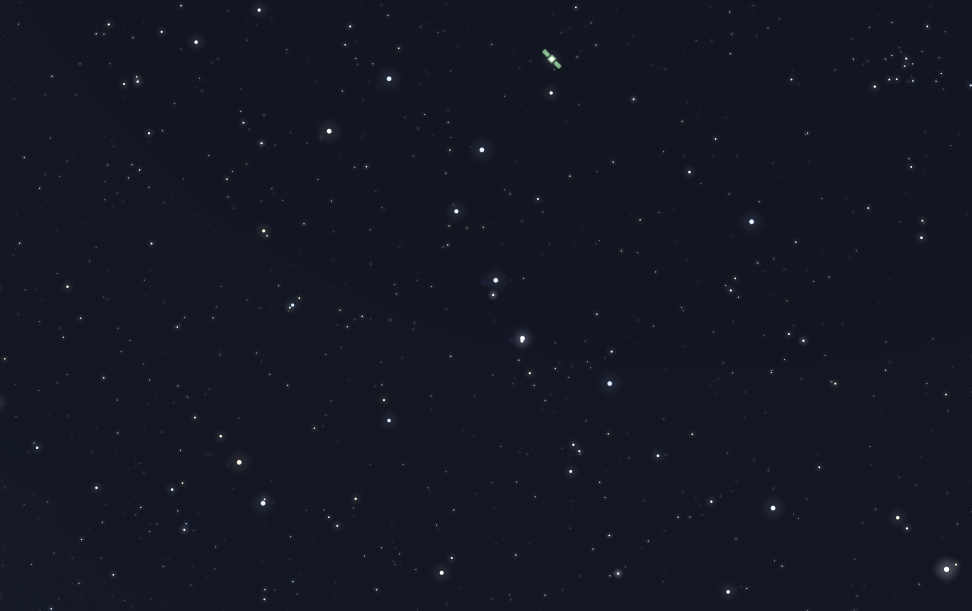
#> input picture Intro_To_Space_1/imgs/ST_db1.png, 1944 x 1222 px (shown at 1/2 size)
$ python star_matcher.py
#> lines starting #> are read from the running program, lines starting #| are printed output that depends on the picture; after the words box and inside, x2 and y2 are one past the last pixel; in counts of white or black regions, pixels touching at a corner belong together
### Intro_To_Space_1/ransac_line_fit.py
import numpy as np
import random

def ransac_line_fit(stars, iterations=500, threshold=5):
    best_line = None
    best_inliers = []

    for _ in range(iterations):
        sample = random.sample(stars, 2)
        (x1, y1) = sample[0][:2]
        (x2, y2) = sample[1][:2]

        if x1 == x2 and y1 == y2:
            continue

        # line equation: ax + by + c = 0
        a = y2 - y1
        b = x1 - x2
        c = x2*y1 - x1*y2

        inliers = []
        for star in stars:
            x0, y0 = star[:2]
            dist = abs(a*x0 + b*y0 + c) / (np.sqrt(a**2 + b**2) + 1e-6)
            if dist < threshold:
                inliers.append(star)

        if len(inliers) > len(best_inliers):
            best_line = (a, b, c)
            best_inliers = inliers

    return best_line, best_inliers

### Intro_To_Space_1/display_imgs.py
import cv2
import numpy as np

def show_data(src_pts, dst_pts, line1_pts, line1, line2_pts, line2, matches, img1, img2):
    """
    Visualize matched stars and lines on both images.
    """
    img1 = img1.copy()
    img2 = img2.copy()

    # Draw points on lines
    for x, y, *_ in line1_pts:
        cv2.circle(img1, (int(x), int(y)), 3, (0, 255, 0), -1)

    for x, y, *_ in line2_pts:
        cv2.circle(img2, (int(x), int(y)), 3, (0, 255, 0), -1)

    # Draw match lines between stars
    combined = np.hstack((img1, img2))
    h, w = img1.shape[:2]

    for (src, dst) in matches:
        x1, y1 = src
        x2, y2 = dst
        cv2.line(combined, (int(x1), int(y1)), (int(x2 + w), int(y2)), (255, 0, 255), 1)

    # Draw source sample points
    for x, y, *_ in src_pts:
        cv2.circle(combined, (int(x), int(y)), 5, (255, 255, 0), 2)

    for x, y, *_ in dst_pts:
        cv2.circle(combined, (int(x + w), int(y)), 5, (255, 255, 0), 2)

    cv2.imshow("Matched Stars (Left=Image1, Right=Image2)", combined)
    cv2.waitKey(0)
    cv2.destroyAllWindows()

### Intro_To_Space_1/star_matcher.py
import os
import random
import numpy as np
import cv2
from PIL import Image
from pillow_heif import register_heif_opener
from ransac_line_fit import ransac_line_fit
from display_imgs import show_data

# === Helper Functions ===
def triangle_side_ratios(tri):
    def dist(p1, p2):
        return np.linalg.norm(np.array(p1) - np.array(p2))

    a = dist(tri[0], tri[1])
    b = dist(tri[1], tri[2])
    c = dist(tri[2], tri[0])
    sides = sorted([a, b, c])
    return [sides[1]/sides[0], sides[2]/sides[1]]  # ratio1, ratio2

def load_stars_from_txt(path, with_ids=False):
    """
    Load stars from a .txt file (with or without IDs).
    """
    stars = []
    with open(path, 'r') as f:
        lines = f.readlines()[1:]  # Skip header
        for line in lines:
            parts = line.strip().split(',')
            if with_ids and len(parts) == 5:
                try:
                    id_ = int(parts[0].strip())
                    x = int(parts[1].strip())
                    y = int(parts[2].strip())
                    r = int(parts[3].strip())
                    b = int(parts[4].strip())
                    stars.append((id_, x, y, r, b))
                except:
                    continue
            elif not with_ids and len(parts) == 4:
                try:
                    x = int(parts[0].strip())
                    y = int(parts[1].strip())
                    r = int(parts[2].strip())
                    b = int(parts[3].strip())
                    stars.append((x, y, r, b))
                except:
                    continue
    return stars

def compute_affine_transform(src_pts, dst_pts):
    """
    Given 3 points from each image, compute the affine transformation matrix.
    """
    src_pts = np.float32(src_pts)
    dst_pts = np.float32(dst_pts)
    transform = cv2.getAffineTransform(src_pts, dst_pts)

    def apply_transform(point):
        pt = np.dot(transform, np.array([point[0], point[1], 1]))
        return int(pt[0]), int(pt[1])

    return apply_transform

def find_closest_star(stars, target_point, max_distance=20):
    """
    Find the closest star to the given point based only on x,y distance.
    """
    best_match = None
    best_dist = float("inf")
    for star in stars:
        x = star[1] if len(star) == 5 else star[0]
        y = star[2] if len(star) == 5 else star[1]
        dist = np.sqrt((x - target_point[0])**2 + (y - target_point[1])**2)
        if dist < best_dist and dist <= max_distance:
            best_dist = dist
            best_match = star
    return best_match

def count_inliers(stars1, stars2, transform_fn, max_distance=20):
    """
    Count how many stars from stars1 are correctly mapped to stars2 within max_distance.
    """
    count = 0
    matches = {}

    for star in stars1:
        x = star[1] if len(star) == 5 else star[0]
        y = star[2] if len(star) == 5 else star[1]
        mapped_point = transform_fn((x, y))
        matched_star = find_closest_star(stars2, mapped_point, max_distance)
        matches[matched_star] = matches.get(matched_star, 0) + 1
        if matched_star is not None and matches[matched_star] <= 1:
            count += 1

    return count

def compute_matching_ratio(stars1, stars2, inlier_count):
    return inlier_count / min(len(stars1), len(stars2))

# === Main Matching Function ===

def match_stars(stars1, stars2, iterations=10000, max_distance=20, min_inliers_threshold=3, min_match_ratio=0.3):
    """
    Robust star matching using affine transformation and inlier verification.
    Matches based on (x, y) locations only, with filtering and validation.
    """
    if len(stars1) < 3 or len(stars2) < 3:
        raise ValueError("Not enough stars for matching.")

    # === Filter top 50 brightest stars ===
    stars1 = sorted(stars1, key=lambda s: s[4] if len(s) == 5 else 0, reverse=True)[:50]
    stars2 = sorted(stars2, key=lambda s: s[4] if len(s) == 5 else 0, reverse=True)[:50]

    # === Fit dominant lines via RANSAC ===
    line1, line_pts1 = ransac_line_fit(stars1)
    line2, line_pts2 = ransac_line_fit(stars2)

    if len(line_pts1) > 16:
        line_pts1 = random.sample(line_pts1, 16)
    if len(line_pts2) > 16:
        line_pts2 = random.sample(line_pts2, 16)

    best_transform = None
    best_inliers = -1
    best_s1 = None
    best_s2 = None
    tried = set()

    for _ in range(iterations):
        if len(line_pts1) < 3 or len(line_pts2) < 3:
            break

        s1 = tuple(random.sample(line_pts1, 3))
        s2 = tuple(random.sample(line_pts2, 3))

        key = (frozenset(s1), frozenset(s2))
        if key in tried:
            continue
        tried.add(key)

        src_pts = [(p[1], p[2]) if len(p) == 5 else (p[0], p[1]) for p in s1]
        dst_pts = [(p[1], p[2]) if len(p) == 5 else (p[0], p[1]) for p in s2]

        # Triangle consistency check
        ratios1 = triangle_side_ratios(src_pts)
        ratios2 = triangle_side_ratios(dst_pts)
        if any(abs(r1 - r2) > 0.25 for r1, r2 in zip(ratios1, ratios2)):
            continue

        transform_fn = compute_affine_transform(src_pts, dst_pts)
        inliers = count_inliers(line_pts1, line_pts2, transform_fn, max_distance=max_distance)

        if inliers > best_inliers:
            best_inliers = inliers
            best_transform = transform_fn
            best_s1 = s1
            best_s2 = s2

        if best_inliers >= min(len(line_pts1), len(line_pts2)) * 0.9:
            break

    # Accept best match even if under threshold (but warn)
    if best_transform is None:
        print("No valid transformation found.")
        return [], [], [], line1, line_pts1, line2, line_pts2, 0.0

    match_ratio = compute_matching_ratio(line_pts1, line_pts2, best_inliers)

    if best_inliers < min_inliers_threshold or match_ratio < min_match_ratio:
        print(f"⚠️ Weak match accepted: {best_inliers} inliers, ratio = {match_ratio:.2f}")

    mapped_stars = []
    for star in line_pts1:
        x = star[1] if len(star) == 5 else star[0]
        y = star[2] if len(star) == 5 else star[1]
        mapped = best_transform((x, y))
        mapped_stars.append([(x, y), mapped])

    return mapped_stars, best_s1, best_s2, line1, line_pts1, line2, line_pts2, match_ratio

def save_matches(filepath, mapped_stars, image_size, match_ratio=None):
    os.makedirs(os.path.dirname(filepath), exist_ok=True)
    with open(filepath, "w") as f:
        f.write("source , destination\n")
        for src, dst in mapped_stars:
            if 0 <= dst[0] < image_size[0] and 0 <= dst[1] < image_size[1]:
                f.write(f"{src} , {dst}\n")
            else:
                f.write(f"{src} , no matching\n")
        if match_ratio is not None:
            f.write(f"\nMatching Ratio: {match_ratio:.4f}")

# === Main Execution (Optional for test) ===

if __name__ == "__main__":
    register_heif_opener()
#> (this line was passed over: pillow_heif is not available in this run)

    size = (600, 600)
    stars1_path = './star_detection_results/stars_ST_db1.txt'
    stars2_path = './star_detection_results/stars_ST_db2.txt'
    image1_path = './imgs/ST_db1.png'
    image2_path = './imgs/ST_db2.png'
    output_path = './star_matching_results/matches.txt'

    stars1 = load_stars_from_txt(stars1_path, with_ids=True)
#> (reads Intro_To_Space_1/star_detection_results/stars_ST_db1.txt from the repository)
    stars2 = load_stars_from_txt(stars2_path, with_ids=True)
#> (reads Intro_To_Space_1/star_detection_results/stars_ST_db2.txt from the repository)

    mapped_stars, src_pts, dst_pts, line1, pts1, line2, pts2, ratio = match_stars(stars1, stars2)

    save_matches(output_path, mapped_stars, size, ratio)

    img1 = np.array(Image.open(image1_path).resize(size).convert("RGB"))
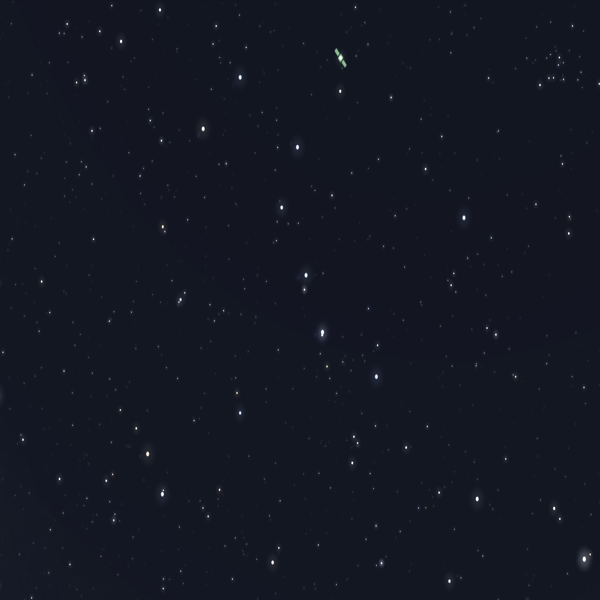
#> img1: shape (600, 600, 3); mean R, G, B 19.6, 23.3, 34.4
    img2 = np.array(Image.open(image2_path).resize(size).convert("RGB"))
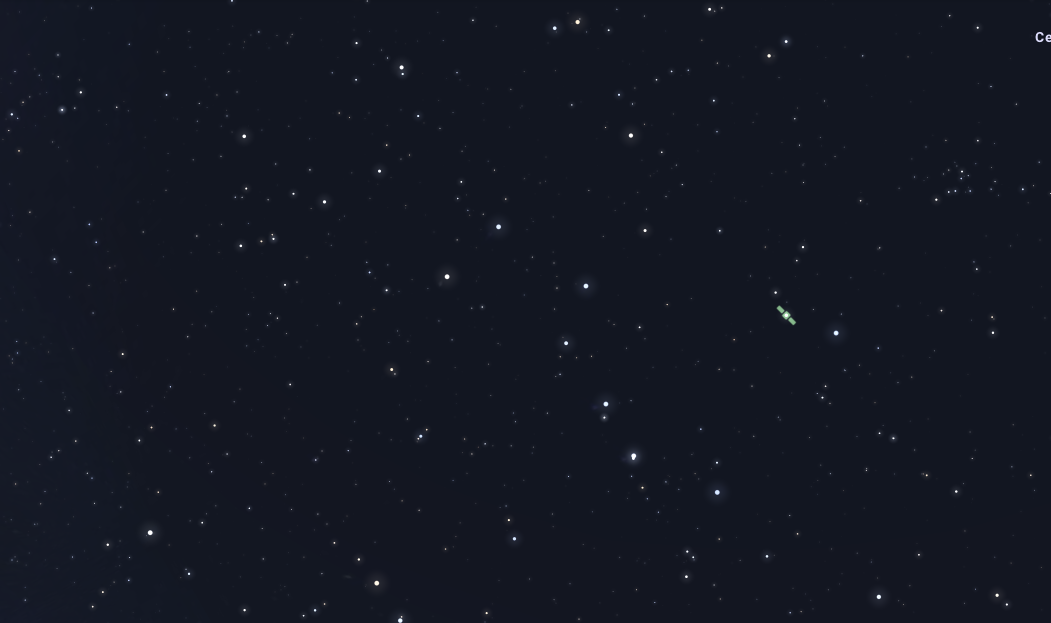
#> input picture Intro_To_Space_1/imgs/ST_db2.png, 2102 x 1246 px (shown at 1/2 size)

    show_data(src_pts, dst_pts, pts1, line1, pts2, line2, mapped_stars, img1, img2)
#> after the loop in show_data, `for x, y, *_ in line1_pts:`:
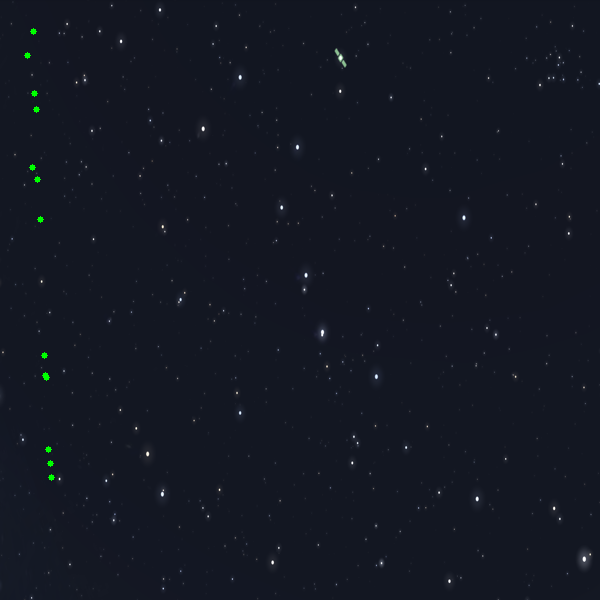
#> img1: shape (600, 600, 3); 0.1% of pixels changed, all inside (x1, y1, x2, y2) = (24, 28, 55, 481); drawn as R, G, B
#> after the loop in show_data, `for x, y, *_ in line2_pts:`:
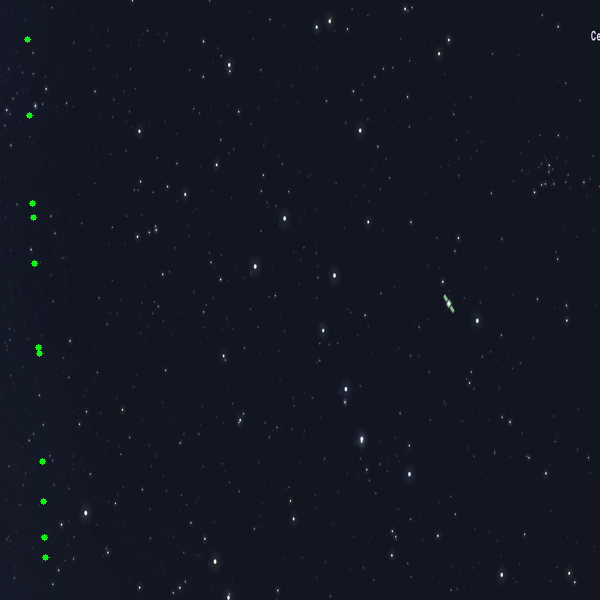
#> img2: shape (600, 600, 3); mean of channels 0, 1, 2 19.1, 23.2, 34.2; drawn as R, G, B
#> in show_data, `combined = np.hstack((img1, img2))`:
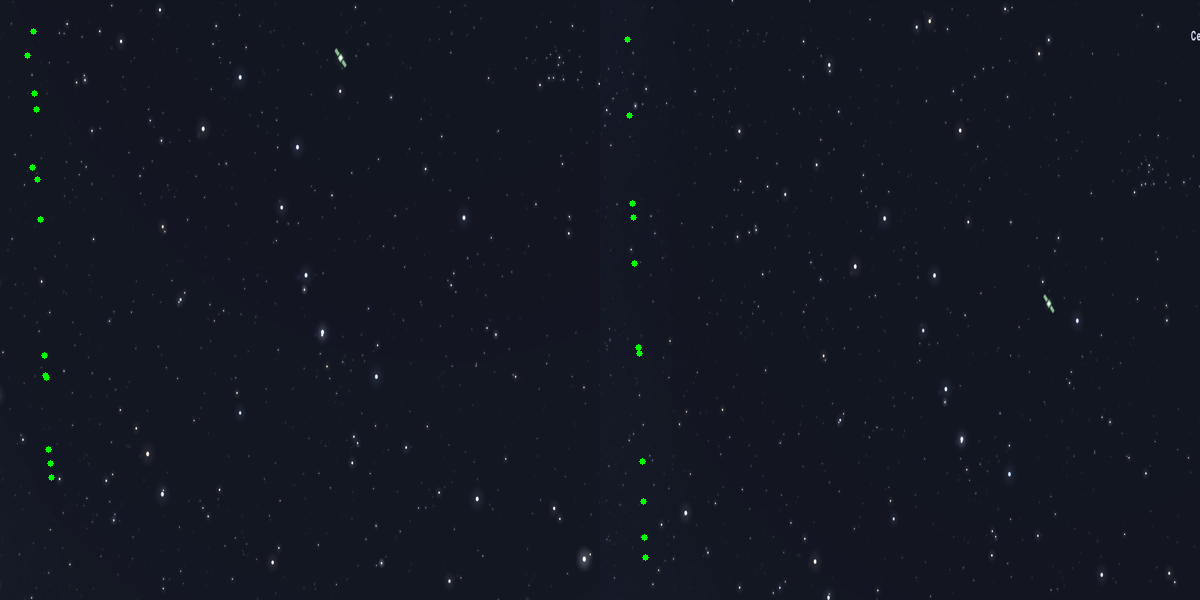
#> combined: shape (600, 1200, 3); mean of channels 0, 1, 2 19.3, 23.4, 34.3; drawn as R, G, B
#> after the loop in show_data, `for (src, dst) in matches:`:
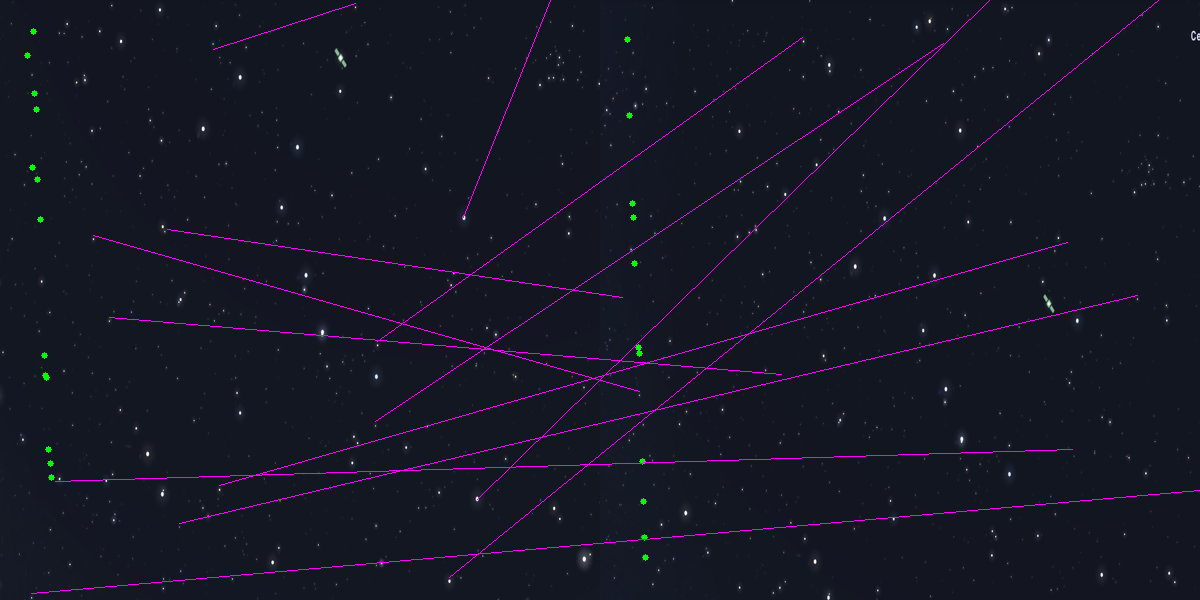
#> combined: shape (600, 1200, 3); 1.14% of pixels changed, all inside (x1, y1, x2, y2) = (31, 0, 1200, 594); drawn as R, G, B
#> after the loop in show_data, `for x, y, *_ in src_pts:`: combined: shape (600, 1200, 3); 0.04% of pixels changed, all inside (x1, y1, x2, y2) = (28, 87, 53, 384)
#> after the loop in show_data, `for x, y, *_ in dst_pts:`:
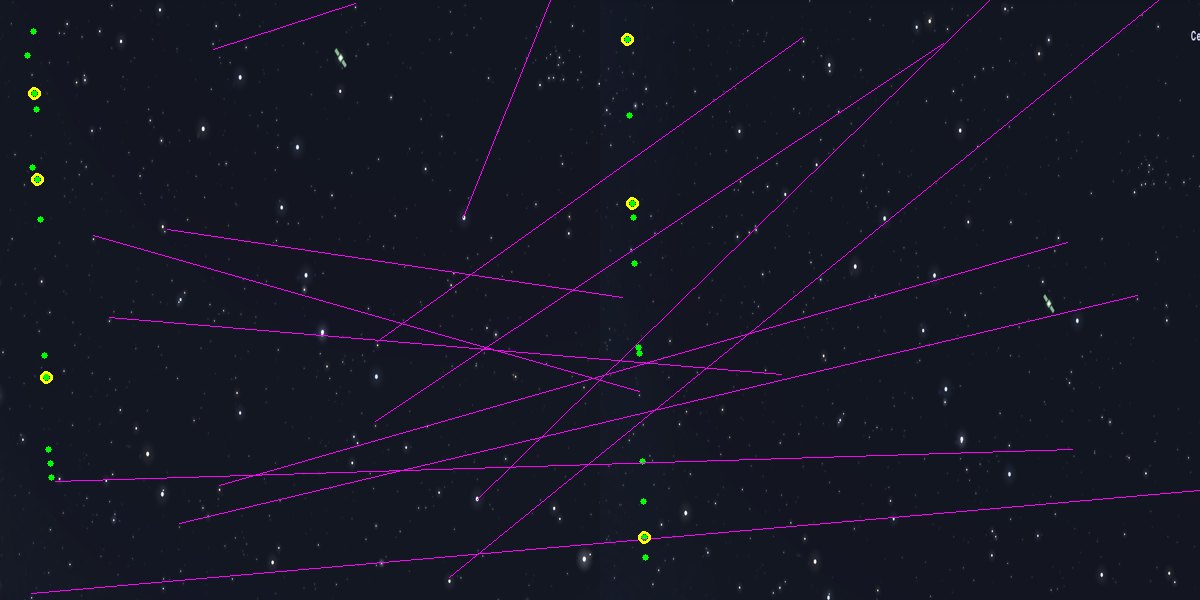
#> combined: shape (600, 1200, 3); mean of channels 0, 1, 2 22.2, 23.3, 36.8; drawn as R, G, B

    print(f"Matching completed! Ratio: {ratio:.4f}")
